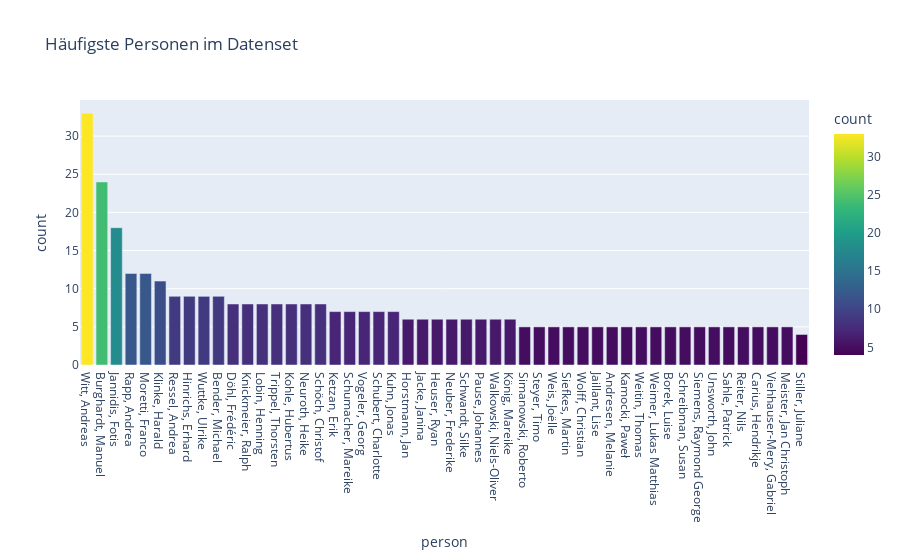

Notebook cell for this chart:
### Code cell
# Balkendiagramm erstellen
fig1 = px.bar(person_counts, x='person', y='count', height=550,
             title='Häufigste Personen im Datenset', color='count', color_continuous_scale='Viridis')
fig1.show()

### Figure 1 — Plotly figure (JSON) as saved in the notebook; plotly's stock layout.template omitted (floating-point values rounded to 4 significant figures)
{"data": [{"alignmentgroup": "True", "hovertemplate": "person=%{x}<br>count=%{marker.color}<extra></extra>", "legendgroup": "", "marker": {"color": [33, 24, 18, 12, 12, 11, 9, 9, 9, 9, 8, 8, 8, 8, 8, 8, 8, 7, 7, 7, 7, 7, 6, 6, 6, 6, 6, 6, 6, 6, 5, 5, 5, 5, 5, 5, 5, 5, 5, 5, 5, 5, 5, 5, 5, 5, 5, 5, 5, 4], "coloraxis": "coloraxis", "pattern": {"shape": ""}}, "name": "", "offsetgroup": "", "orientation": "v", "showlegend": false, "textposition": "auto", "x": ["Witt, Andreas", "Burghardt, Manuel", "Jannidis, Fotis", "Rapp, Andrea", "Moretti, Franco", "Klinke, Harald", "Ressel, Andrea", "Hinrichs, Erhard", "Wuttke, Ulrike", "Bender, Michael", "Döhl, Frédéric", "Knickmeier, Ralph", "Lobin, Henning", "Trippel, Thorsten", "Kohle, Hubertus", "Neuroth, Heike", "Schöch, Christof", "Ketzan, Erik", "Schumacher, Mareike", "Vogeler, Georg", "Schubert, Charlotte", "Kuhn, Jonas", "Horstmann, Jan", "Jacke, Janina", "Heuser, Ryan", "Neuber, Frederike", "Schwandt, Silke", "Pause, Johannes", "Walkowski, Niels-Oliver", "König, Mareike", "Simanowski, Roberto", "Steyer, Timo", "Weis, Joëlle", "Siefkes, Martin", "Wolff, Christian", "Jaillant, Lise", "Andresen, Melanie", "Kamocki, Paweł", "Weitin, Thomas", "Weimer, Lukas Matthias", "Borek, Luise", "Schreibman, Susan", "Siemens, Raymond George", "Unsworth, John", "Sahle, Patrick", "Reiter, Nils", "Carius, Hendrikje", "Viehhauser-Mery, Gabriel", "Meister, Jan Christoph", "Stiller, Juliane"], "xaxis": "x", "y": [33, 24, 18, 12, 12, 11, 9, 9, 9, 9, 8, 8, 8, 8, 8, 8, 8, 7, 7, 7, 7, 7, 6, 6, 6, 6, 6, 6, 6, 6, 5, 5, 5, 5, 5, 5, 5, 5, 5, 5, 5, 5, 5, 5, 5, 5, 5, 5, 5, 4], "yaxis": "y", "type": "bar"}], "layout": {"xaxis": {"anchor": "y", "domain": [0, 1], "title": {"text": "person"}, "type": "category", "range": [-0.5, 49.5], "autorange": true}, "yaxis": {"anchor": "x", "domain": [0, 1], "title": {"text": "count"}, "type": "linear", "range": [0, 34.74], "autorange": true}, "coloraxis": {"colorbar": {"title": {"text": "count"}}, "colorscale": [[0, "#440154"], [0.1111, "#482878"], [0.2222, "#3e4989"], [0.3333, "#31688e"], [0.4444, "#26828e"], [0.5556, "#1f9e89"], [0.6667, "#35b779"], [0.7778, "#6ece58"], [0.8889, "#b5de2b"], [1, "#fde725"]]}, "legend": {"tracegroupgap": 0}, "title": {"text": "Häufigste Personen im Datenset"}, "barmode": "relative", "autosize": true}}
